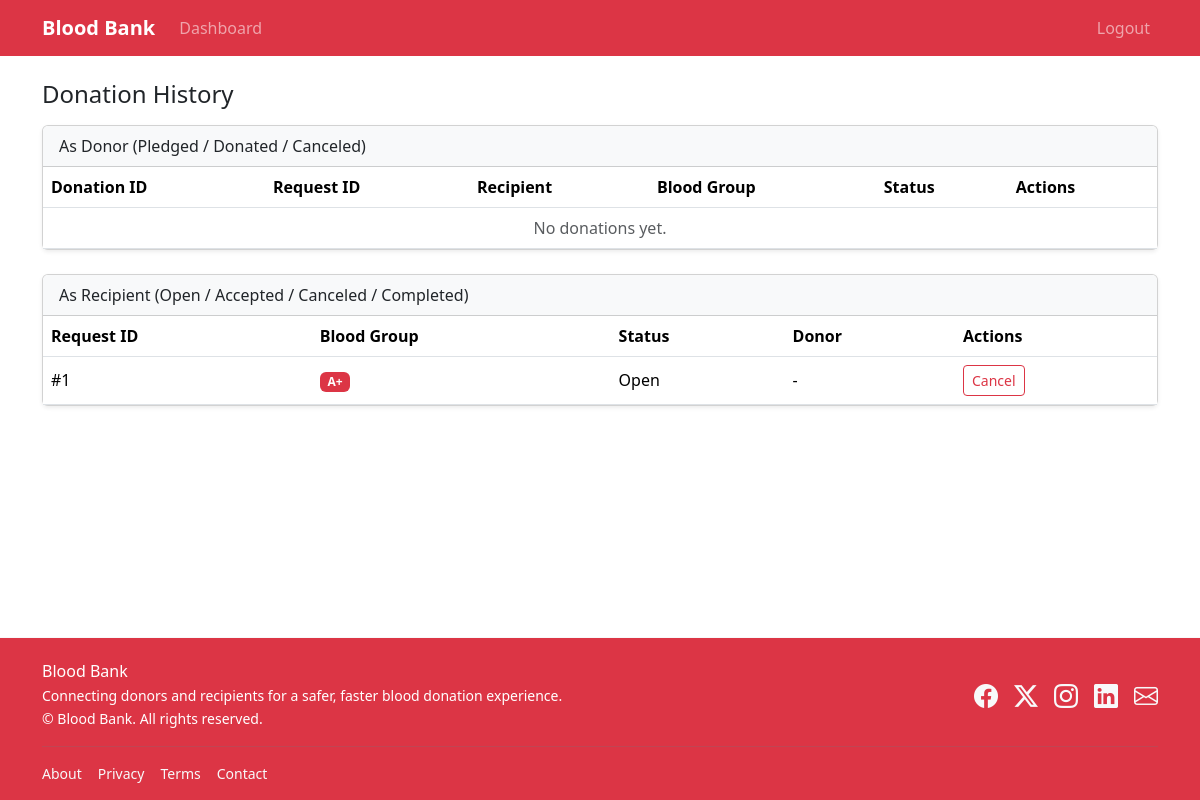
The page /dashboard/history/ (signed in) on the database as committed earlier.
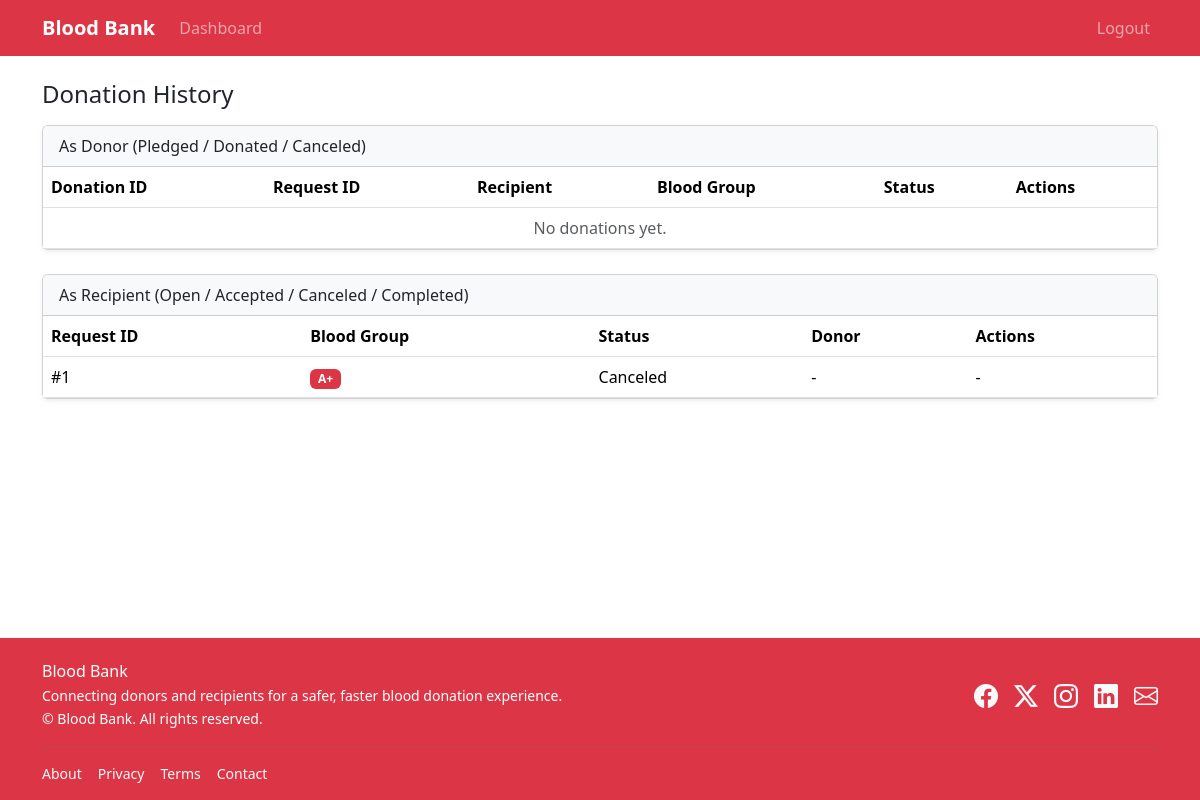
The same page on the database as committed later.
### core/models.py (models this page shows, shortened)
class BloodRequest(models.Model):
    STATUS_CHOICES = [
        ('OPEN', 'Open'),
        ('ACCEPTED', 'Accepted'),
        ('CANCELED', 'Canceled'),
        ('COMPLETED', 'Completed'),
    ]
    requester = models.ForeignKey(User, on_delete=models.CASCADE, related_name='requests')
    blood_group = models.CharField(max_length=3, choices=BLOOD_GROUPS)
    units = models.PositiveIntegerField(default=1)
    hospital = models.CharField(max_length=200, blank=True)
    location = models.CharField(max_length=200, blank=True)
    needed_date = models.DateField(null=True, blank=True)
    details = models.TextField(blank=True)
    status = models.CharField(max_length=10, choices=STATUS_CHOICES, default='OPEN')
    created_at = models.DateTimeField(auto_now_add=True)

### core/views.py (the view)
# urls.py: path('history/', donation_history, name='donation_history'),
@login_required
def donation_history(request):
    as_donor = Donation.objects.filter(donor=request.user).select_related('request').order_by('-created_at')
    as_recipient = BloodRequest.objects.filter(requester=request.user).order_by('-created_at')
    return render(request, 'dashboard/history.html', {'as_donor': as_donor, 'as_recipient': as_recipient})

### templates/dashboard/history.html
{% extends 'base.html' %}
{% block content %}
<h4 class="mb-3">Donation History</h4>
<div class="row g-4">
  <div class="col-12">
    <div class="card shadow-sm">
      <div class="card-header bg-light">As Donor (Pledged / Donated / Canceled)</div>
      <div class="card-body p-0">
        <div class="table-responsive">
        <table class="table mb-0 align-middle">
          <thead>
            <tr>
              <th>Donation ID</th>
              <th>Request ID</th>
              <th>Recipient</th>
              <th>Blood Group</th>
              <th>Status</th>
              <th>Actions</th>
            </tr>
          </thead>
          <tbody>
          {% for d in as_donor %}
            <tr>
              <td>#{{ d.id }}</td>
              <td>#{{ d.request.id }}</td>
              <td>{{ d.request.requester.profile.full_name }}</td>
              <td><span class="badge text-bg-danger">{{ d.request.blood_group }}</span></td>
              <td>
                {% if d.status == 'DONATED' %}
                  <span class="badge text-bg-success">Donated</span>
                {% elif d.status == 'CANCELED' %}
                  <span class="badge text-bg-secondary">Canceled</span>
                {% else %}
                  <span class="badge text-bg-warning">Pledged</span>
                {% endif %}
              </td>
              <td>
                {% if d.status == 'PLEDGED' %}
                  <a class="btn btn-sm btn-outline-success" href="{% url 'mark_donated' d.request.id %}">Mark Donated</a>
                  <a class="btn btn-sm btn-outline-danger" href="{% url 'cancel_request' d.request.id %}">Cancel</a>
                {% else %}-{% endif %}
              </td>
            </tr>
          {% empty %}
            <tr><td colspan="6" class="text-center text-muted">No donations yet.</td></tr>
          {% endfor %}
          </tbody>
        </table>
        </div>
      </div>
    </div>
  </div>
  <div class="col-12">
    <div class="card shadow-sm">
      <div class="card-header bg-light">As Recipient (Open / Accepted / Canceled / Completed)</div>
      <div class="card-body p-0">
        <div class="table-responsive">
        <table class="table mb-0 align-middle">
          <thead>
            <tr>
              <th>Request ID</th>
              <th>Blood Group</th>
              <th>Status</th>
              <th>Donor</th>
              <th>Actions</th>
            </tr>
          </thead>
          <tbody>
          {% for r in as_recipient %}
            <tr>
              <td>#{{ r.id }}</td>
              <td><span class="badge text-bg-danger">{{ r.blood_group }}</span></td>
              <td>{{ r.get_status_display }}</td>
              <td>{% if r.donation %}{{ r.donation.donor.profile.full_name }}{% else %}-{% endif %}</td>
              <td>
                {% if r.status == 'OPEN' or r.status == 'ACCEPTED' %}
                  <a class="btn btn-sm btn-outline-danger" href="{% url 'cancel_request' r.id %}">Cancel</a>
                {% else %}-{% endif %}
              </td>
            </tr>
          {% empty %}
            <tr><td colspan="5" class="text-center text-muted">No requests yet.</td></tr>
          {% endfor %}
          </tbody>
        </table>
        </div>
      </div>
    </div>
  </div>
</div>
{% endblock %}

### templates/base.html (shortened to what this page needs)
{% load static %}
<!doctype html>
<html lang="en">
  <head>
    <link href="https://cdn.jsdelivr.net/npm/bootstrap@5.3.3/dist/css/bootstrap.min.css" rel="stylesheet">
    <link href="https://cdn.jsdelivr.net/npm/bootstrap-icons@1.11.3/font/bootstrap-icons.css" rel="stylesheet">
  </head>
  <body class="d-flex flex-column min-vh-100">
    <nav class="navbar navbar-expand-lg navbar-dark bg-danger">
      <div class="container">
        <a class="navbar-brand fw-bold" href="{% url 'home' %}">Blood Bank</a>
        <div class="collapse navbar-collapse" id="nav">
          <ul class="navbar-nav me-auto mb-2 mb-lg-0">
            {% if user.is_authenticated %}
              <li class="nav-item"><a class="nav-link" href="{% url 'dashboard' %}">Dashboard</a></li>
            {% endif %}
          </ul>
          <ul class="navbar-nav">
            {% if user.is_authenticated %}
              <li class="nav-item"><a class="nav-link" href="{% url 'logout' %}">Logout</a></li>
            {% else %}
              <li class="nav-item"><a class="nav-link" href="{% url 'login' %}">Login</a></li>
              <li class="nav-item"><a class="nav-link" href="{% url 'register' %}">Register</a></li>
            {% endif %}
          </ul>
        </div>
      </div>
    </nav>
    <div class="container my-4">
      {% block content %}{% endblock %}
    </div>
    {% include 'partials/footer.html' %}
  </body>
</html>

### templates/partials/footer.html
<footer class="mt-auto bg-danger text-white pt-4 pb-3 border-top border-light">
  <div class="container">
    <div class="row g-3 align-items-center">
      <div class="col-md-6">
        <h6 class="mb-1">Blood Bank</h6>
        <small class="text-white d-block">
          Connecting donors and recipients for a safer, faster blood donation experience.
        </small>
        <small class="text-white">
          © {{ now|date:"Y" }} Blood Bank. All rights reserved.
        </small>
      </div>
      <div class="col-md-6">
        <div class="d-flex gap-3 justify-content-md-end justify-content-start">
          <a class="text-light text-decoration-none" href="https://facebook.com/yourpage" target="_blank" rel="noopener" aria-label="Facebook">
            <i class="bi bi-facebook fs-4"></i>
          </a>
          <a class="text-light text-decoration-none" href="https://twitter.com/yourhandle" target="_blank" rel="noopener" aria-label="X/Twitter">
            <i class="bi bi-twitter-x fs-4"></i>
          </a>
          <a class="text-light text-decoration-none" href="https://www.instagram.com/yourhandle" target="_blank" rel="noopener" aria-label="Instagram">
            <i class="bi bi-instagram fs-4"></i>
          </a>
          <a class="text-light text-decoration-none" href="https://www.linkedin.com/company/yourcompany" target="_blank" rel="noopener" aria-label="LinkedIn">
            <i class="bi bi-linkedin fs-4"></i>
          </a>
          <a class="text-light text-decoration-none" href="mailto:contact@bloodbank.local" aria-label="Email">
            <i class="bi bi-envelope fs-4"></i>
          </a>
        </div>
      </div>
    </div>
    <hr class="border-secondary my-3">
    <div class="d-flex flex-wrap gap-3 small">
      <a class="link-light link-underline-opacity-0" href="{% url 'about' %}">About</a>
      <a class="link-light link-underline-opacity-0" href="{% url 'privacy' %}">Privacy</a>
      <a class="link-light link-underline-opacity-0" href="{% url 'terms' %}">Terms</a>
      <a class="link-light link-underline-opacity-0" href="{% url 'contact' %}">Contact</a>
    </div>
  </div>
</footer>

Rows that differ between the two databases and show on the page:
changed BloodRequest id 1: status "Open" → "Canceled"; status "Cancel" → "-"
